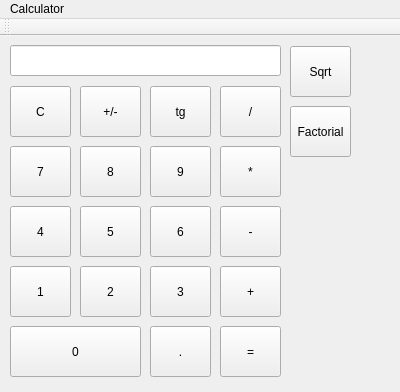
<?xml version="1.0" encoding="UTF-8"?>
<ui version="4.0">
 <class>MainWindow</class>
 <widget class="QMainWindow" name="MainWindow">
  <property name="geometry">
   <rect>
    <x>0</x>
    <y>0</y>
    <width>400</width>
    <height>392</height>
   </rect>
  </property>
  <property name="windowTitle">
   <string>MainWindow</string>
  </property>
  <widget class="QWidget" name="centralWidget">
   <widget class="QLineEdit" name="lineEdit">
    <property name="geometry">
     <rect>
      <x>10</x>
      <y>9</y>
      <width>271</width>
      <height>31</height>
     </rect>
    </property>
   </widget>
   <widget class="QPushButton" name="pushButton_Plus">
    <property name="geometry">
     <rect>
      <x>220</x>
      <y>230</y>
      <width>61</width>
      <height>51</height>
     </rect>
    </property>
    <property name="text">
     <string>+</string>
    </property>
   </widget>
   <widget class="QPushButton" name="pushButton_Clear">
    <property name="geometry">
     <rect>
      <x>10</x>
      <y>50</y>
      <width>61</width>
      <height>51</height>
     </rect>
    </property>
    <property name="text">
     <string>C</string>
    </property>
   </widget>
   <widget class="QPushButton" name="signChangeButton">
    <property name="geometry">
     <rect>
      <x>80</x>
      <y>50</y>
      <width>61</width>
      <height>51</height>
     </rect>
    </property>
    <property name="text">
     <string>+/-</string>
    </property>
   </widget>
   <widget class="QPushButton" name="tanButton">
    <property name="geometry">
     <rect>
      <x>150</x>
      <y>50</y>
      <width>61</width>
      <height>51</height>
     </rect>
    </property>
    <property name="text">
     <string>tg</string>
    </property>
   </widget>
   <widget class="QPushButton" name="pushButton_9">
    <property name="geometry">
     <rect>
      <x>150</x>
      <y>110</y>
      <width>61</width>
      <height>51</height>
     </rect>
    </property>
    <property name="text">
     <string>9</string>
    </property>
   </widget>
   <widget class="QPushButton" name="pushButton_7">
    <property name="geometry">
     <rect>
      <x>10</x>
      <y>110</y>
      <width>61</width>
      <height>51</height>
     </rect>
    </property>
    <property name="text">
     <string>7</string>
    </property>
   </widget>
   <widget class="QPushButton" name="pushButton_8">
    <property name="geometry">
     <rect>
      <x>80</x>
      <y>110</y>
      <width>61</width>
      <height>51</height>
     </rect>
    </property>
    <property name="text">
     <string>8</string>
    </property>
   </widget>
   <widget class="QPushButton" name="pushButton_3">
    <property name="geometry">
     <rect>
      <x>150</x>
      <y>230</y>
      <width>61</width>
      <height>51</height>
     </rect>
    </property>
    <property name="text">
     <string>3</string>
    </property>
   </widget>
   <widget class="QPushButton" name="pushButton_2">
    <property name="geometry">
     <rect>
      <x>80</x>
      <y>230</y>
      <width>61</width>
      <height>51</height>
     </rect>
    </property>
    <property name="text">
     <string>2</string>
    </property>
   </widget>
   <widget class="QPushButton" name="pushButton_1">
    <property name="geometry">
     <rect>
      <x>10</x>
      <y>230</y>
      <width>61</width>
      <height>51</height>
     </rect>
    </property>
    <property name="text">
     <string>1</string>
    </property>
   </widget>
   <widget class="QPushButton" name="pushButton_0">
    <property name="geometry">
     <rect>
      <x>10</x>
      <y>290</y>
      <width>131</width>
      <height>51</height>
     </rect>
    </property>
    <property name="text">
     <string>0</string>
    </property>
   </widget>
   <widget class="QPushButton" name="pushButton_Point">
    <property name="geometry">
     <rect>
      <x>150</x>
      <y>290</y>
      <width>61</width>
      <height>51</height>
     </rect>
    </property>
    <property name="text">
     <string>.</string>
    </property>
   </widget>
   <widget class="QPushButton" name="pushButton_Equals">
    <property name="geometry">
     <rect>
      <x>220</x>
      <y>290</y>
      <width>61</width>
      <height>51</height>
     </rect>
    </property>
    <property name="text">
     <string>=</string>
    </property>
   </widget>
   <widget class="QPushButton" name="pushButton_Multi">
    <property name="geometry">
     <rect>
      <x>220</x>
      <y>110</y>
      <width>61</width>
      <height>51</height>
     </rect>
    </property>
    <property name="text">
     <string>*</string>
    </property>
   </widget>
   <widget class="QPushButton" name="pushButton_Division">
    <property name="geometry">
     <rect>
      <x>220</x>
      <y>50</y>
      <width>61</width>
      <height>51</height>
     </rect>
    </property>
    <property name="text">
     <string>/</string>
    </property>
   </widget>
   <widget class="QPushButton" name="pushButton_4">
    <property name="geometry">
     <rect>
      <x>10</x>
      <y>170</y>
      <width>61</width>
      <height>51</height>
     </rect>
    </property>
    <property name="text">
     <string>4</string>
    </property>
   </widget>
   <widget class="QPushButton" name="pushButton_5">
    <property name="geometry">
     <rect>
      <x>80</x>
      <y>170</y>
      <width>61</width>
      <height>51</height>
     </rect>
    </property>
    <property name="text">
     <string>5</string>
    </property>
   </widget>
   <widget class="QPushButton" name="pushButton_6">
    <property name="geometry">
     <rect>
      <x>150</x>
      <y>170</y>
      <width>61</width>
      <height>51</height>
     </rect>
    </property>
    <property name="text">
     <string>6</string>
    </property>
   </widget>
   <widget class="QPushButton" name="pushButton_Minus">
    <property name="geometry">
     <rect>
      <x>220</x>
      <y>170</y>
      <width>61</width>
      <height>51</height>
     </rect>
    </property>
    <property name="text">
     <string>-</string>
    </property>
   </widget>
   <widget class="QPushButton" name="squareRootButton">
    <property name="geometry">
     <rect>
      <x>290</x>
      <y>10</y>
      <width>61</width>
      <height>51</height>
     </rect>
    </property>
    <property name="text">
     <string>Sqrt</string>
    </property>
   </widget>
   <widget class="QPushButton" name="factorialButton">
    <property name="geometry">
     <rect>
      <x>290</x>
      <y>70</y>
      <width>61</width>
      <height>51</height>
     </rect>
    </property>
    <property name="text">
     <string>Factorial</string>
    </property>
   </widget>
  </widget>
  <widget class="QMenuBar" name="menuBar">
   <property name="geometry">
    <rect>
     <x>0</x>
     <y>0</y>
     <width>400</width>
     <height>21</height>
    </rect>
   </property>
   <widget class="QMenu" name="menuCalculator">
    <property name="title">
     <string>Calculator</string>
    </property>
   </widget>
   <addaction name="menuCalculator"/>
  </widget>
  <widget class="QToolBar" name="mainToolBar">
   <attribute name="toolBarArea">
    <enum>TopToolBarArea</enum>
   </attribute>
   <attribute name="toolBarBreak">
    <bool>false</bool>
   </attribute>
  </widget>
 </widget>
 <layoutdefault spacing="6" margin="11"/>
 <resources/>
 <connections/>
</ui>
